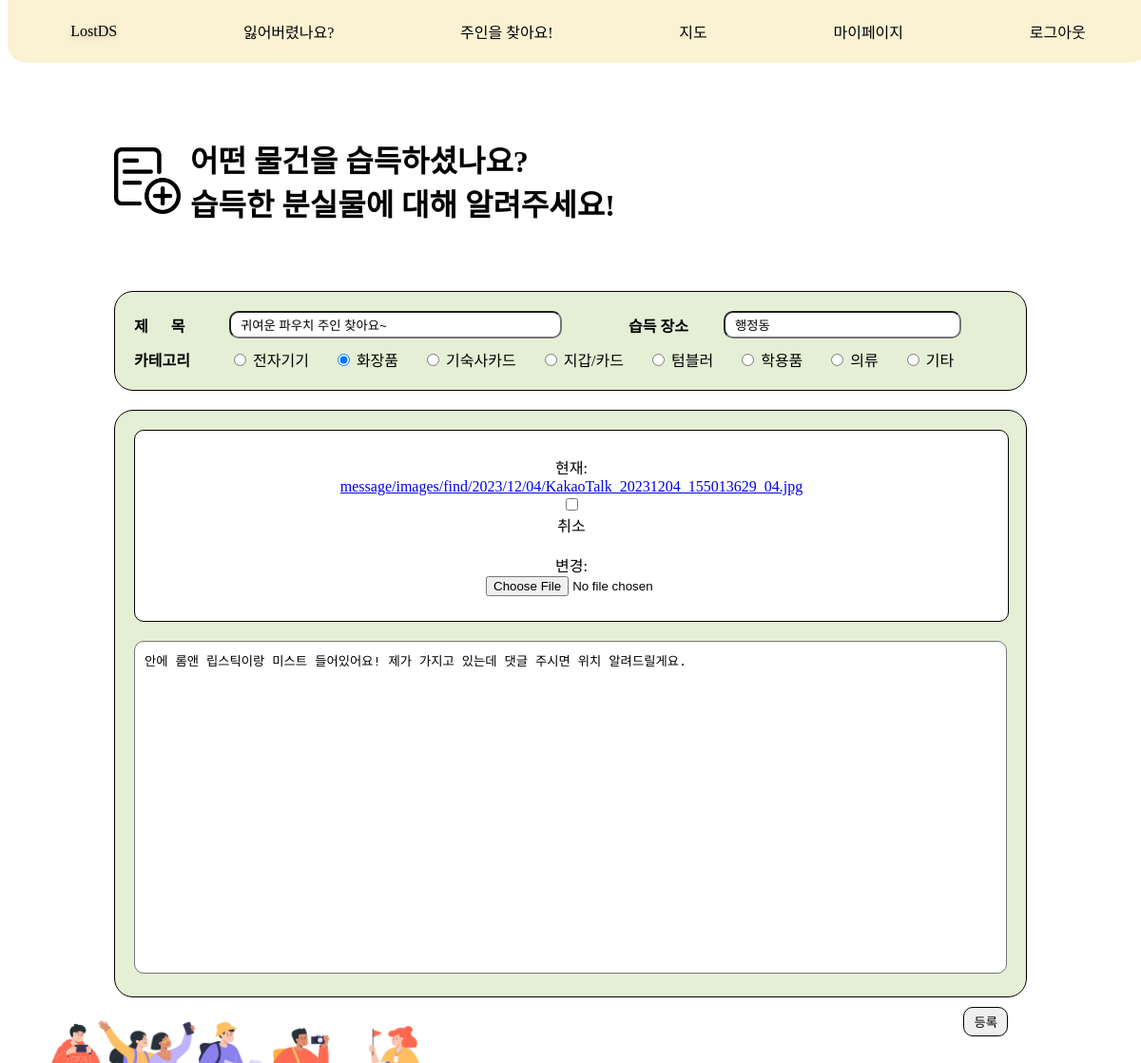
The page /message/find/update_post/45/ (signed in) on the database its author committed.
### message/models.py (models this page shows, shortened)
class FindItem(models.Model):
    title = models.CharField(max_length=30)
    author = models.ForeignKey(settings.AUTH_USER_MODEL, null=True, on_delete=models.SET_NULL)
    place = models.CharField(max_length=15, null=True)
    created_at = models.DateTimeField(auto_now_add=True)
    category = models.ForeignKey(Category, null=True, on_delete=models.SET_NULL)
    head_image = models.ImageField(upload_to='message/images/find/%Y/%m/%d/', blank=True)
    content = models.TextField()

class Category(models.Model):
    name = models.CharField(max_length=10, unique=True)
    slug = models.SlugField(max_length=100, unique=True, allow_unicode=True)
    head_image = models.ImageField(upload_to='message/images/category/', blank=True)
    def __str__(self):
        return self.name
    class Meta:
        verbose_name_plural = 'Categories'

### message/views.py (the view)
# urls.py: path('find/update_post/<int:pk>/', views.FindPostUpdate.as_view()),
class FindPostUpdate(LoginRequiredMixin, UpdateView):
    model = FindItem
    fields = ['title', 'place', 'category', 'head_image', 'content']
    template_name = 'message/findItem_update_form.html'
    context_object_name = 'find'
    def dispatch(self, request, *args, **kwargs):
        if (request.user.is_authenticated and
                (request.user == self.get_object().author or request.user.is_superuser or request.user.is_staff)):
            return super(FindPostUpdate, self).dispatch(request, *args, **kwargs)
        else:
            raise PermissionDenied

### message/templates/message/findItem_update_form.html (shortened to what this page needs)
{% extends 'message/base_html/base_form.html' %}
{% load static %}
{% block main %}
<div class="main-title">
    <img class="main-title-image" src="/static/message/image/new_post_icon.png">
    <div class="main-title-font">
        어떤 물건을 습득하셨나요?<br>습득한 분실물에 대해 알려주세요!
    </div>
</div>
<div class="form-container">
    <form class="form" method="post" enctype="multipart/form-data" onsubmit="return checkSelection()">
        <div class="form-content-info">
            <div class="form-title-container">
                <div class="form-label">제&nbsp;&nbsp;&nbsp;&nbsp;&nbsp;&nbsp;목</div>
                <div class="form-title-input">{{ form.title }}</div>
                <div class="form-label">습득 장소</div>
                <div class="form-place-input">{{ form.place }}</div>
            </div>
            <div class="form-category-container">
                <div class="form-label">카테고리</div>
                <div class="form-category-select">
                    {% for value, label in form.fields.category.choices %}
                    {% if forloop.first %}
                    {% else %}
                    {% if value == form.category.value %}
                    <div class="form-category-select-element">
                        <input type="radio" id="category_{{ forloop.counter }}" name="category"
                               value="{{ value }}" checked>
                        <label for="category_{{ forloop.counter }}">{{ label }}</label>
                    </div>
                    {% else %}
                    <div class="form-category-select-element">
                        <input type="radio" id="category_{{ forloop.counter }}" name="category"
                               value="{{ value }}">
                        <label for="category_{{ forloop.counter }}">{{ label }}</label>
                    </div>
                    {% endif %}
                    {% endif %}
                    {% endfor %}
                </div>
            </div>
        </div>
        <div class="form-content">
            <div class="form-image-container">
                <div class="form-image-file">
                    {% if form.head_image.value %}
                    {{ form.head_image }}
                    {% endif %}
                </div>
            </div>
            <div class="form-content-container">
                <div class="form-content-input">{{ form.content }}</div>
            </div>
        </div>
        <div class="submit-button">
            <button type="submit">등록</button>
        </div>
    </form>
</div>
{% endblock %}

### message/static/message/css/base_form.css (style rules this page uses)
body { font-family: 'EASTARJET-Medium'; background-image: url(/static/message/image/form.jpg); background-position: left 0 bottom -30px; background-size: 480px 270px; background-attachment: fixed; background-repeat: no-repeat; }
.main-title { display: flex; align-items: center; }
.main-title-image { width: 70px; height: 70px; margin-right: 10px; }
.form-container { max-width: 100%; margin: 70px 0; }
.form { width: 960px; }
.form-content-info { background-color: #E5EFD5; border: 1px solid black; border-radius: 20px; padding: 20px; margin-bottom: 20px; }
.form-content { background-color: #E5EFD5; border: 1px solid black; border-radius: 20px; padding: 20px; }
.form-title-container { display: flex; align-items: center; margin-bottom: 10px; }
.form-title-input { width: 350px; margin-right: 70px; }
.form-place-input { width: 250px; }
.form-category-container { display: flex; align-items: center; }
.form-label { font-size: medium; font-weight: 600; width: 100px; text-align: left; }
input[type=text] { width: 100%; box-sizing: border-box; padding: 5px 10px; border-radius: 10px; }
.form-category-select { display: flex; align-items: center; gap: 25px; }
.form-image-container { display: flex; flex-direction: column; align-items: center; justify-content: center; width: 100%; height: 200px; background-color: white; border: 1px solid black; border-radius: 10px; margin-bottom: 20px; }
.form-image-file { display: flex; flex-direction: column; align-items: center; }
#id_head_image { width: 180px; }
textarea { width: 100%; height: 350px; padding: 10px; box-sizing: border-box; border-radius: 10px; resize: none; }
.main-title-font { font-size: xx-large; font-weight: 900; }
.submit-button { float: right; margin: 10px 20px; }
[type=submit] { font-family: 'EASTARJET-Medium'; border: 1px solid black; border-radius: 10px; padding: 5px 10px; }

### rows shown on the page
FindItem: title "귀여운 파우치 주인 찾아요~", place "행정동", content "안에 롬앤 립스틱이랑 미스트 들어있어요! 제가 가지고 있는데 댓글 주시면 위치 알려드릴게요."
Category: choices "전자기기"
Category: choices "화장품"
Category: choices "기숙사카드"
Category: choices "지갑/카드"
Category: choices "텀블러"
Category: choices "학용품"
Category: choices "의류"
Category: choices "기타"
